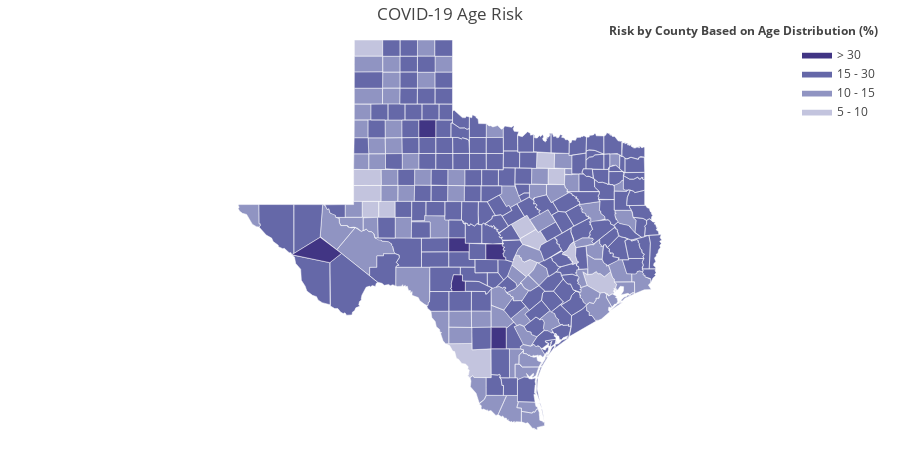

Notebook cell for this chart:
### Code cell
vulnerable_spots = vulnerable['risk'].tolist()
fips = vulnerable['FIPS'].tolist()

colorscale = [
    'rgb(193, 193, 193)',
    'rgb(239,239,239)',
    'rgb(195, 196, 222)',
    'rgb(144,148,194)',
    'rgb(101,104,168)',
    'rgb(65, 53, 132)'
]

fig = ff.create_choropleth(
    fips=fips, values=vulnerable_spots, scope=['TZ'],
    binning_endpoints=[0, 5, 10, 15,30], colorscale=colorscale,
    county_outline={'color': 'rgb(255,255,255)', 'width': 0.5}, round_legend_values=True,
    legend_title='Risk by County Based on Age Distribution (%)', title='COVID-19 Age Risk'
)
fig.layout.template = None
fig.show()
